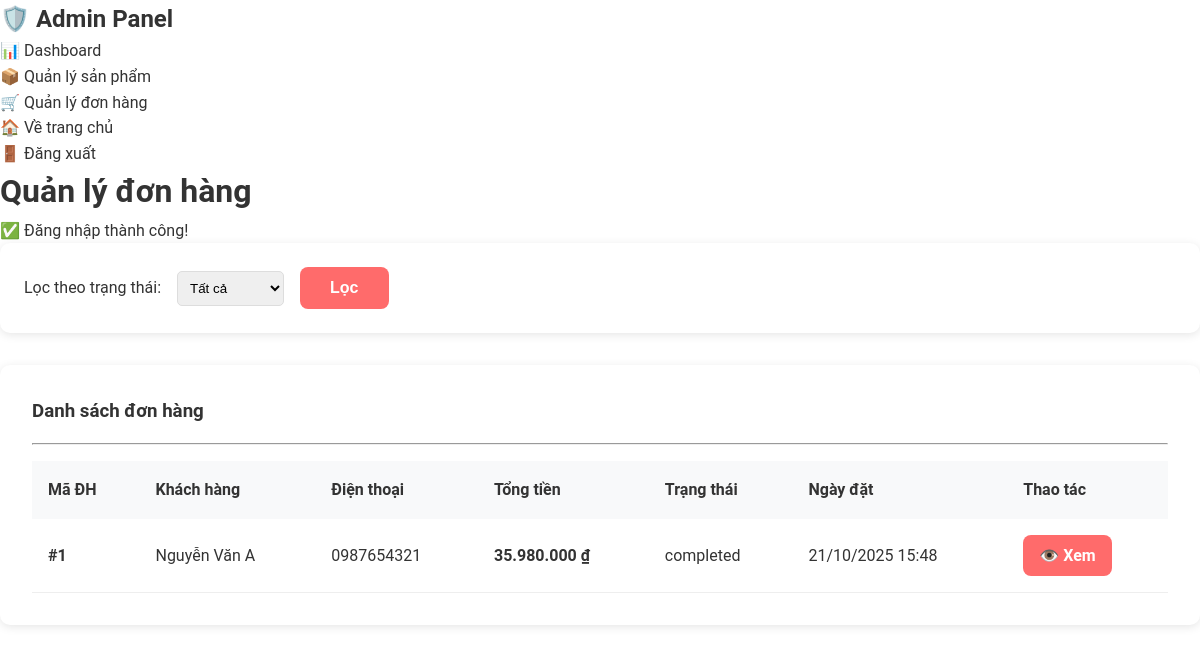
The app's page /admin/orders.php (signed in) with its own data.
### tables this page shows
CREATE TABLE `orders` (
  `id` int(11) NOT NULL AUTO_INCREMENT,
  `user_id` int(11) NOT NULL,
  `full_name` varchar(100) NOT NULL,
  `email` varchar(100) NOT NULL,
  `phone` varchar(20) NOT NULL,
  `address` text NOT NULL,
  `total_amount` decimal(10,2) NOT NULL,
  `status` enum('pending','processing','shipping','completed','cancelled') DEFAULT 'pending',
  `payment_method` varchar(50) DEFAULT 'COD',
  `notes` text DEFAULT NULL,
  `created_at` timestamp NOT NULL DEFAULT current_timestamp(),
  `updated_at` timestamp NOT NULL DEFAULT current_timestamp() ON UPDATE current_timestamp(),
  PRIMARY KEY (`id`),
  KEY `user_id` (`user_id`),
  CONSTRAINT `orders_ibfk_1` FOREIGN KEY (`user_id`) REFERENCES `users` (`id`) ON DELETE CASCADE
);

### includes/config.php (called while the page is built, shortened)
<?php
function get_message() {
    if (isset($_SESSION['message'])) {
        $message = $_SESSION['message'];
        $type = $_SESSION['message_type'];
        return ['message' => $message, 'type' => $type];
    }
    return null;
}
function format_currency($number) {
    return number_format($number, 0, ',', '.') . ' ₫';
}
function get_order_status_badge($status) {
    $badges = [
        'pending' => '<span class="badge badge-warning">Chờ xử lý</span>',
        'processing' => '<span class="badge badge-info">Đang xử lý</span>',
        'shipping' => '<span class="badge badge-primary">Đang giao</span>',
        'completed' => '<span class="badge badge-success">Hoàn thành</span>',
        'cancelled' => '<span class="badge badge-danger">Đã hủy</span>'
    ];
    return $badges[$status] ?? $status;
}
?>

### admin/orders.php (the view, shortened to what this page needs)
<?php
require_once '../includes/config.php';
$where = "1=1";
$sql = "SELECT o.*, u.username FROM orders o
        LEFT JOIN users u ON o.user_id = u.id
        WHERE $where
        ORDER BY o.created_at DESC";
$orders = $conn->query($sql);
$order_detail = null;
?>
<!DOCTYPE html>
<html lang="vi">
<head>
    <link rel="stylesheet" href="../css/style.css">
</head>
<body>
    <div class="admin-container">
        <aside class="admin-sidebar">
            <h2>🛡️ Admin Panel</h2>
            <ul>
                <li><a href="index.php">📊 Dashboard</a></li>
                <li><a href="products.php">📦 Quản lý sản phẩm</a></li>
                <li><a href="orders.php" class="active">🛒 Quản lý đơn hàng</a></li>
                <li><a href="../index.php">🏠 Về trang chủ</a></li>
                <li><a href="logout.php">🚪 Đăng xuất</a></li>
            </ul>
        </aside>
        <main class="admin-content">
            <div class="admin-header">
                <h1>Quản lý đơn hàng</h1>
            </div>
            <?php
            $message = get_message();
            if ($message): ?>
                <div class="alert alert-<?php echo $message['type'] === 'success' ? 'success' : 'error'; ?>">
                    <?php echo $message['message']; ?>
                </div>
            <?php endif; ?>
            <?php if (!$order_detail): ?>
                <div style="background: white; padding: 1.5rem; border-radius: 10px; box-shadow: 0 2px 10px rgba(0,0,0,0.1); margin-bottom: 2rem;">
                    <form method="GET" action="" style="display: flex; gap: 1rem; align-items: center;">
                        <label>Lọc theo trạng thái:</label>
                        <select name="status" style="padding: 0.5rem; border: 1px solid #ddd; border-radius: 5px;">
                            <option value="">Tất cả</option>
                        </select>
                        <button type="submit" class="btn btn-primary">Lọc</button>
                    </form>
                </div>
                <div style="background: white; padding: 2rem; border-radius: 10px; box-shadow: 0 2px 10px rgba(0,0,0,0.1);">
                    <h3>Danh sách đơn hàng</h3>
                    <hr style="margin: 1rem 0;">
                    <?php if ($orders && $orders->num_rows > 0): ?>
                        <div style="overflow-x: auto;">
                            <table style="width: 100%; border-collapse: collapse;">
                                <thead>
                                    <tr style="background: #f8f9fa;">
                                        <th style="padding: 1rem; text-align: left;">Mã ĐH</th>
                                        <th style="padding: 1rem; text-align: left;">Khách hàng</th>
                                        <th style="padding: 1rem; text-align: left;">Điện thoại</th>
                                        <th style="padding: 1rem; text-align: left;">Tổng tiền</th>
                                        <th style="padding: 1rem; text-align: left;">Trạng thái</th>
                                        <th style="padding: 1rem; text-align: left;">Ngày đặt</th>
                                        <th style="padding: 1rem; text-align: left;">Thao tác</th>
                                    </tr>
                                </thead>
                                <tbody>
                                    <?php while ($order = $orders->fetch_assoc()): ?>
                                        <tr style="border-bottom: 1px solid #eee;">
                                            <td style="padding: 1rem;"><strong>#<?php echo $order['id']; ?></strong></td>
                                            <td style="padding: 1rem;"><?php echo htmlspecialchars($order['full_name']); ?></td>
                                            <td style="padding: 1rem;"><?php echo htmlspecialchars($order['phone']); ?></td>
                                            <td style="padding: 1rem;"><strong><?php echo format_currency($order['total_amount']); ?></strong></td>
                                            <td style="padding: 1rem;"><?php echo get_order_status_badge($order['status']); ?></td>
                                            <td style="padding: 1rem;"><?php echo date('d/m/Y H:i', strtotime($order['created_at'])); ?></td>
                                            <td style="padding: 1rem;">
                                                <a href="orders.php?view=<?php echo $order['id']; ?>"
                                                   class="btn btn-primary" style="padding: 0.5rem 1rem;">👁️ Xem</a>
                                            </td>
                                        </tr>
                                    <?php endwhile; ?>
                                </tbody>
                            </table>
                        </div>
                    <?php else: ?>
                        <p style="text-align: center; color: #999;">Không có đơn hàng nào</p>
                    <?php endif; ?>
                </div>
            <?php endif; ?>
        </main>
    </div>
</body>
</html>

### css/style.css (style rules this page uses)
:root { --primary-color: #ff6b6b; --secondary-color: #4ecdc4; --dark-color: #2d3436; --light-color: #f8f9fa; --text-color: #333; --border-color: #e0e0e0; --success-color: #00b894; --warning-color: #fdcb6e; --danger-color: #d63031; --transition: all 0.3s ease; }
* { margin: 0; padding: 0; box-sizing: border-box; }
body { font-family: 'Roboto', 'Segoe UI', Tahoma, Geneva, Verdana, sans-serif; line-height: 1.6; color: var(--text-color); background-color: #fff; }
a { text-decoration: none; color: inherit; transition: var(--transition); }
.btn { display: inline-block; padding: 12px 30px; border-radius: 8px; font-weight: 600; text-align: center; cursor: pointer; border: none; transition: var(--transition); font-size: 1rem; }
.btn-primary { background: var(--primary-color); color: #fff; }

### records on screen
orders: id "1", full_name "Nguyễn Văn A", phone "0987654321", total_amount "35.980.000 ₫", status "completed", created_at "21/10/2025 15:48"

### other values on screen
$message['message'] "✅ Đăng nhập thành công!"
